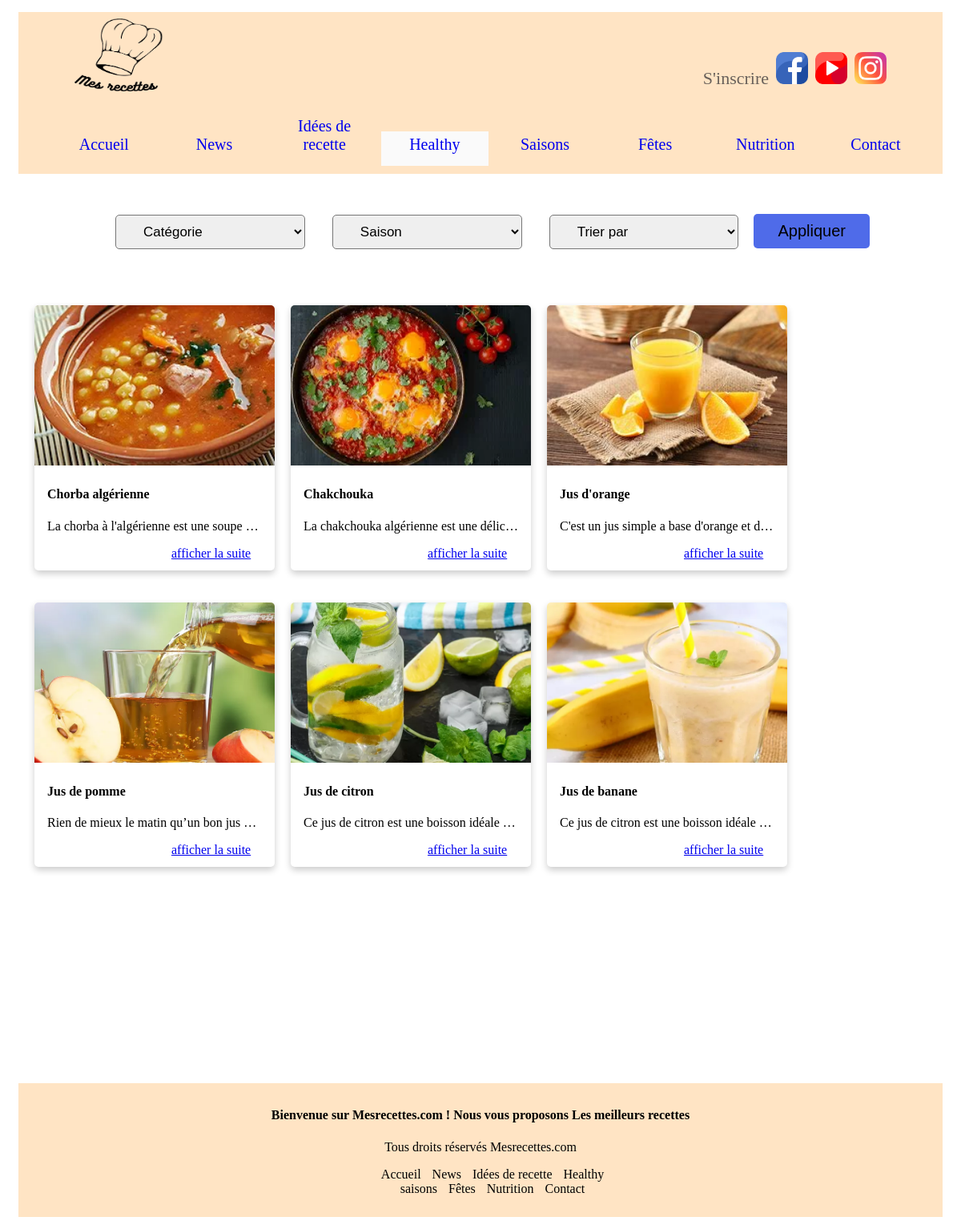
The app's page /Routers/healthy/Router_healthy.php with its own data.
### tables this page shows
CREATE TABLE IF NOT EXISTS `recette` (
  `id_recette` int(11) NOT NULL AUTO_INCREMENT,
  `titre` varchar(50) NOT NULL,
  `image` varchar(100) DEFAULT NULL,
  `description` varchar(200) NOT NULL,
  `diffuculte` varchar(50) DEFAULT NULL,
  `vedio` varchar(50) DEFAULT NULL,
  `temps_preparation` float(7,2) DEFAULT NULL,
  `temps_repos` float(7,2) DEFAULT NULL,
  `temps_cuisant` float(7,2) DEFAULT NULL,
  `validate` tinyint(1) DEFAULT '0',
  `id_user` int(11) DEFAULT NULL,
  `id_categorie` int(11) NOT NULL,
  PRIMARY KEY (`id_recette`),
  KEY `id_categorie` (`id_categorie`),
  KEY `id_user` (`id_user`)
);

### controlers/controler.php (called while the page is built, shortened)
<?php
require_once("../../vues/user/Accueil.php");
require_once("../../vues/user/healthy.php");
require_once("../../models/model.php");
class Controler{
    public function get_recettes_healthy(){
        $c= new model();
        $res=$c->get_recettes_healthy();
        return $res;
    }
    public function afficher_healthy(){
        $c=new healthy();
        $c->afficher_healthy();
    }
}

### Routers/healthy/Router_healthy.php (called while the page is built, shortened)
<?php
require_once('../../controlers/controler.php');
$c= new Controler();
$c->afficher_healthy();
?>

### models/model.php (called while the page is built, shortened)
<?php
require_once('../../controlers/controler.php');
class model{
    private $host="localhost";
    private $dbname="TDW";
    private $username="root";
    private $password="";
    private function connection($host,$dbname,$username,$password){
        try {
            $conn = new PDO("mysql:host=$host;dbname=$dbname;",$username,$password);
            $conn->exec("SET NAMES utf8mb4");
        } catch (Exception $ex) {
         echo $ex->getMessage();
        }
        return $conn;
    }
    private function deconnexion(&$conn){
        $conn=null;
    }
    public function get_recettes_healthy(){
      $conn=$this->connection($this->host,$this->dbname,$this->username,$this->password);
      $pourcentage=($this->get_parametre()[1]["pourcentage"])/100;
      $seuil=$this->get_parametre()[2]["pourcentage"];
       $request=$conn->prepare("SELECT recette.*,M.moy,R.contenir,R.total from recette join
       (SELECT recette.id_recette,AVG(ingredient.calories) moy  from recette join contenir_ingredient
       on recette.id_recette=contenir_ingredient.id_recette join ingredient on contenir_ingredient.id_ingredient=ingredient.id_ingredient
       GROUP by recette.id_recette) M on recette.id_recette=M.id_recette join
       (select D.id_recette,D.total,C.contenir from (select recette.id_recette,count(*) total
       from recette join contenir_ingredient on recette.id_recette=contenir_ingredient.id_recette
       GROUP by recette.id_recette) D join (SELECT recette.id_recette,count(*) contenir from recette
        join contenir_ingredient on recette.id_recette=contenir_ingredient.id_recette join ingredient
        on contenir_ingredient.id_ingredient=ingredient.id_ingredient WHERE ingredient.healthy=1
        GROUP by recette.id_recette) C on D.id_recette=C.id_recette
        WHERE (contenir/total)>=:pourcentage) R on recette.id_recette=R.id_recette WHERE M.moy<=:seuil");
         $request->bindParam("pourcentage",$pourcentage);
         $request->bindParam("seuil",$seuil);
      $request->execute();
        $res=$request->fetchAll(PDO::FETCH_ASSOC);
        return $res;
  }
public function get_parametre(){
  $conn=$this->connection($this->host,$this->dbname,$this->username,$this->password);
  $request=$conn->prepare("SELECT * from parametre");
  $request->execute();
  $res=$request->fetchAll(PDO::FETCH_ASSOC);
  return $res;
}
}

### vues/user/healthy.php (the view, shortened to what this page needs)
<?php
require_once('../../vues/user/Accueil.php');
require_once('../../controlers/controler.php');
class healthy{
    private function filtre(){
        ?>
        <div id="aff">
<form method="post" id="filtre_form">
<select name="select_cat" id="select_cat">
        <option value="0"  selected hidden>Catégorie</option>
          </select>
<select name="select_saison" id="select_saison">
        <option value="0"  selected hidden>Saison</option>
          </select>
          <select name="trie" id="trie">
          <option value="0"  selected hidden>Trier par</option>
          </select>
            <input type="submit" value="Appliquer" class="log" name="appliquer">
</form>
</div>
        <?php
    }
    private function recettes(){
        ?>
        <div class="reccont">
        <?php
          $c= new controler();
          if(isset($_POST["appliquer"])){
            if($_POST["select_cat"]==0 and $_POST["select_saison"]==0 and $_POST["trie"]==0 ){
            $res=$c->get_recettes_healthy();
            if(count($res)==0)   echo '<div id="no_res"><h1>Aucun Résultat</h1></div>';
            else{
            for ($i = 0; $i <count($res); $i++) {
                echo '<div class="recettecard">
                <img src="'.$res[$i]["image"].'" alt="burger" id="recette" style="width:100%">
                <div class="container">
                  <h4><b>'.$res[$i]["titre"].'</b></h4>
                  <p class="desc">'.$res[$i]["description"].'</p>
                  <a target="_blank" id="afficherlasuite" href="../Details_recette/Router_Details_recette.php?id='.$res[$i]["id_recette"].'">afficher la suite</a>
                </div>
              </div>';
              }
            }
        }
        else{
          $filtre=$c->filtre($_POST["select_cat"],$_POST["select_saison"],$_POST["trie"]);
          $res=$c->get_recettes_healthy();
          for ($i = 0; $i <count($filtre); $i++){
            for ($k = 0; $k <count($res); $k++){
                 if((int)$filtre[$i]["id_recette"]==(int)$res[$k]["id_recette"]){
                    echo '<div class="recettecard">
                    <img src="'.$res[$k]["image"].'" alt="burger" id="recette" style="width:100%">
                    <div class="container">
                      <h4><b>'.$res[$k]["titre"].'</b></h4>
                      <p class="desc">'.$res[$k]["description"].'</p>
                      <a target="_blank" id="afficherlasuite" href="../Details_recette/Router_Details_recette.php?id='.$res[$k]["id_recette"].'">afficher la suite</a>
                    </div>
                  </div>';
                 }
            }
          }
        }
    }
    else{
        $res=$c->get_recettes_healthy();
            if(count($res)==0)   echo '<div id="no_res"><h1>Aucun Résultat</h1></div>';
            else{
            for ($i = 0; $i <count($res); $i++) {
                echo '<div class="recettecard">
                <img src="'.$res[$i]["image"].'" alt="burger" id="recette" style="width:100%">
                <div class="container">
                  <h4><b>'.$res[$i]["titre"].'</b></h4>
                  <p class="desc">'.$res[$i]["description"].'</p>
                  <a target="_blank" id="afficherlasuite" href="../Details_recette/Router_Details_recette.php?id='.$res[$i]["id_recette"].'">afficher la suite</a>
                </div>
              </div>';
              }
            }
    }
        ?>
        </div>
        <?php
    }
    public function afficher_healthy(){
        ?>
        <!DOCTYPE html>
            <html>
        <body>
            <?php
            $this->filtre();
            $this->recettes();
            ?>
            </body>
            </html>
            <?php
    }
}

### Routers/healthy/master_healthy.css (style rules this page uses)
.recettecard { box-shadow: 0 4px 8px 0 rgba(0,0,0,0.2); transition: 0.3s; border-radius: 5px; width: 300px; padding-bottom: 10px; display: inline-block; margin: 20px 10px; }
.container { padding: 2px 16px; }
img#recette { border-radius: 5px 5px 0 0; height: 200px; object-fit: cover; }
.desc { overflow: hidden; white-space:nowrap; text-overflow: ellipsis; }
#afficherlasuite { margin-left: 155px; }
.reccont { margin: 10px 25px; }
.dropbtn,.log { padding: 10px 30px; border: 0; border-radius: 5px; cursor: pointer; font-size:20px; background-color: rgb(79, 107, 233); margin-left: 15px; }
#aff { text-align: right; margin-top: 15px; }
select { padding: 10px 30px; border: 0.4; border-radius: 5px; cursor: pointer; font-size:17px; background-color: none; margin-left: 30px; width: 20%; }
#filtre_form { text-align: center; margin: 50px 0px; }

### records on screen
recette: image (picture), titre "Chorba algérienne", description "La chorba à l'algérienne est une soupe…"
recette: image (picture), titre "Chakchouka", description "La chakchouka algérienne est une délic…"
recette: image (picture), titre "Jus d'orange", description "C'est un jus simple a base d'orange et d…"
recette: image (picture), titre "Jus de pomme", description "Rien de mieux le matin qu’un bon jus…"
recette: image (picture), titre "Jus de citron", description "Ce jus de citron est une boisson idéale…"
recette: image (picture), titre "Jus de banane", description "Ce jus de citron est une boisson idéale…"
